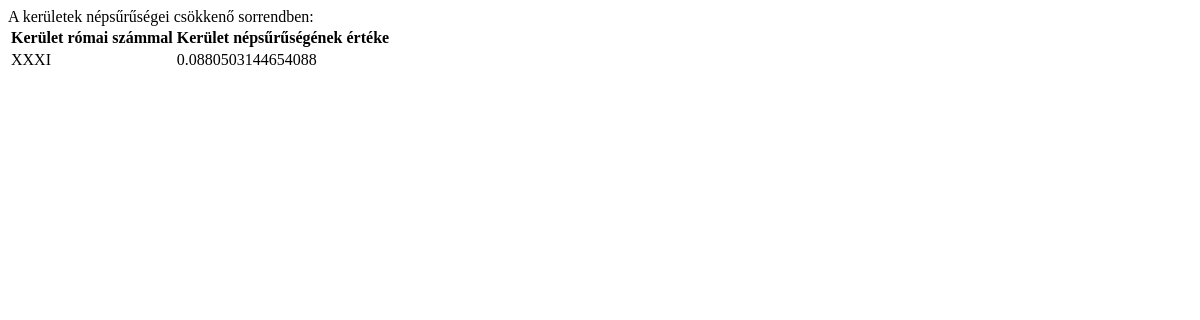
The app's page /2022/okt/legacy/feladat/3/, older data.
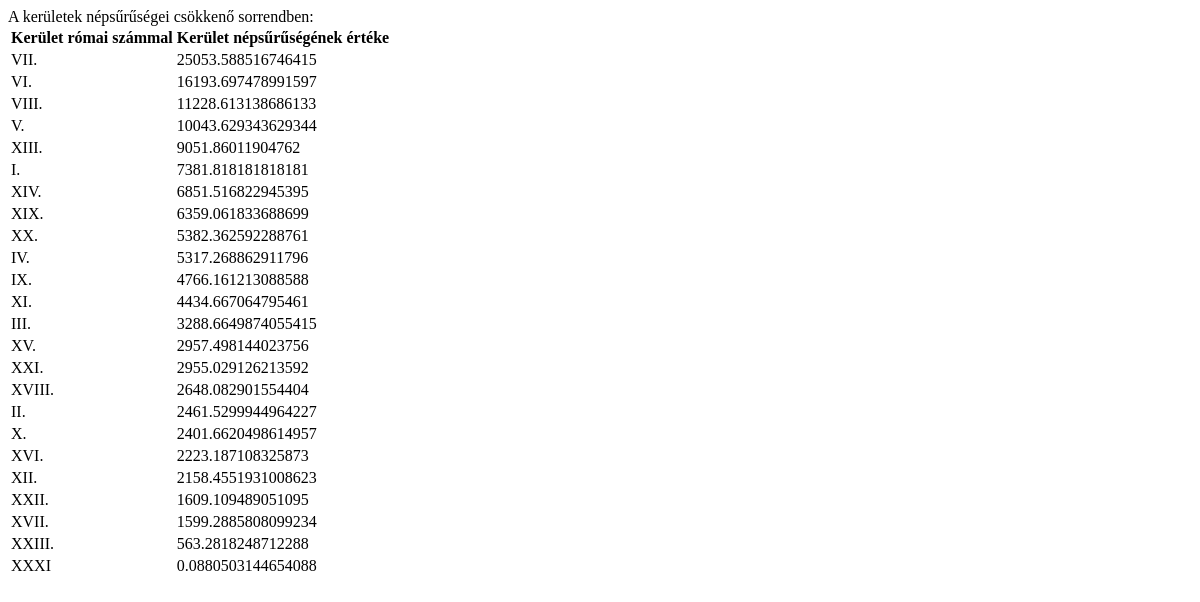
The same page, newer data.
### app_22oktlegacy/models.py (models this page shows, shortened)
class Kerulet(models.Model):
    szam = models.CharField(max_length=50)
    nev = models.CharField(max_length=100, blank=True, null=True)
    lakossag = models.IntegerField()
    terulet = models.FloatField()
    class Meta:
        verbose_name = "Kerület"
        verbose_name_plural = "Kerületek"
    @property
    def nepsuruseg(self):
        return self.lakossag/self.terulet

### app_22oktlegacy/views.py (the view)
# urls.py: path('feladat/3/', feladat3),
def feladat3(request):
    template = 'feladat3.html'
    context = {
        'keruletek': sorted(Kerulet.objects.all(), key=lambda k: k.nepsuruseg, reverse=True),
    }
    return render(request, template, context)

### app_22oktlegacy/templates/feladat3.html (shortened to what this page needs)
<!DOCTYPE html>
<html lang="en">
<head>
</head>
<body>
    A kerületek népsűrűségei csökkenő sorrendben:
    <table>
        <tr>
            <th>Kerület római számmal</th>
            <th>Kerület népsűrűségének értéke</th>
        </tr>
        {% for kerulet in keruletek %}
        <tr>
            <td>{{ kerulet.szam }}</td>
            <td>{{ kerulet.nepsuruseg }}</td>
        </tr>
        {% endfor %}
    </table>
</body>
</html>

Row changes from the older to the newer data that the page shows:
added Kerulet: szam "VII.", nepsuruseg "25053.588516746415"
added Kerulet: szam "VI.", nepsuruseg "16193.697478991597"
added Kerulet: szam "VIII.", nepsuruseg "11228.613138686133"
added Kerulet: szam "V.", nepsuruseg "10043.629343629344"
added Kerulet: szam "XIII.", nepsuruseg "9051.86011904762"
added Kerulet: szam "I.", nepsuruseg "7381.818181818181"
added Kerulet: szam "XIV.", nepsuruseg "6851.516822945395"
added Kerulet: szam "XIX.", nepsuruseg "6359.061833688699"
added Kerulet: szam "XX.", nepsuruseg "5382.362592288761"
added Kerulet: szam "IV.", nepsuruseg "5317.268862911796"
added Kerulet: szam "IX.", nepsuruseg "4766.161213088588"
added Kerulet: szam "XI.", nepsuruseg "4434.667064795461"
added Kerulet: szam "III.", nepsuruseg "3288.6649874055415"
added Kerulet: szam "XV.", nepsuruseg "2957.498144023756"
added Kerulet: szam "XXI.", nepsuruseg "2955.029126213592"
added Kerulet: szam "XVIII.", nepsuruseg "2648.082901554404"
added Kerulet: szam "II.", nepsuruseg "2461.5299944964227"
added Kerulet: szam "X.", nepsuruseg "2401.6620498614957"
added Kerulet: szam "XVI.", nepsuruseg "2223.187108325873"
added Kerulet: szam "XII.", nepsuruseg "2158.4551931008623"
added Kerulet: szam "XXII.", nepsuruseg "1609.109489051095"
added Kerulet: szam "XVII.", nepsuruseg "1599.2885808099234"
added Kerulet: szam "XXIII.", nepsuruseg "563.2818248712288"
